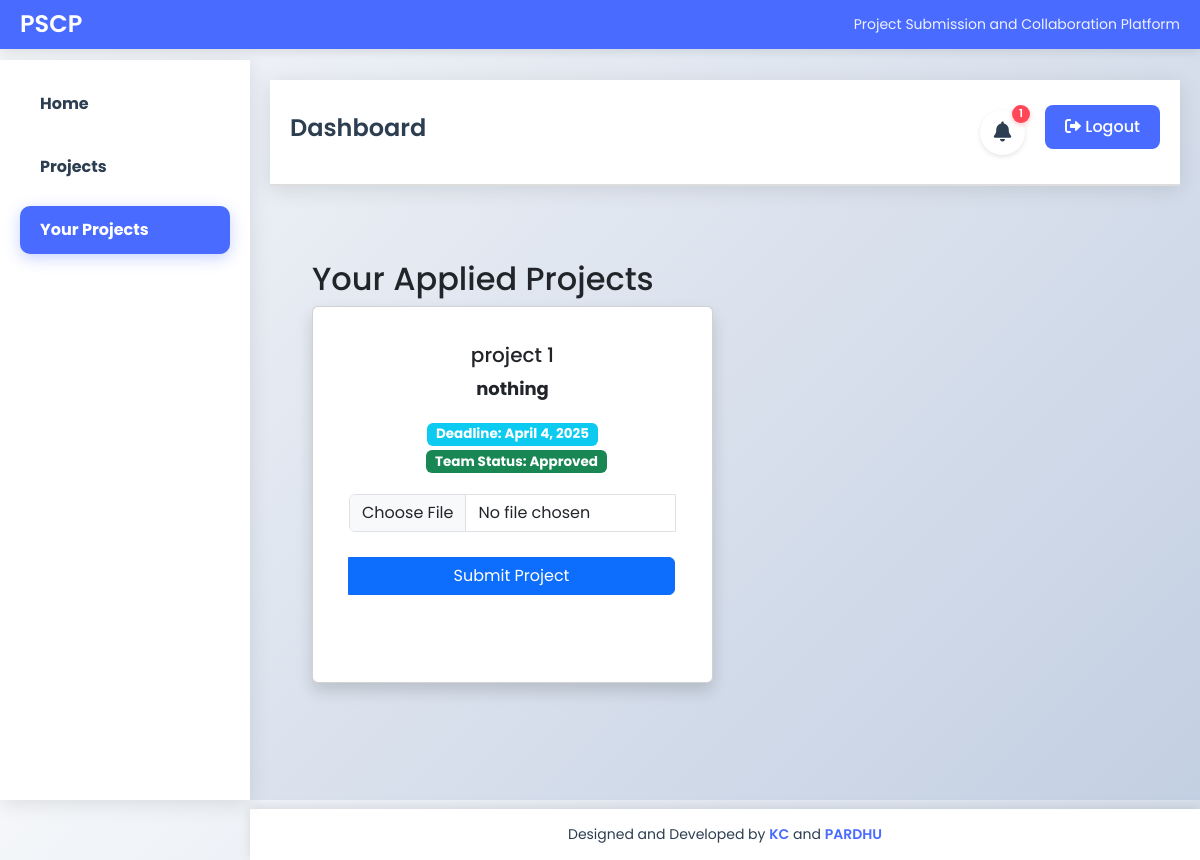
The page /project/your-projects/ (signed in) on the database as committed earlier.
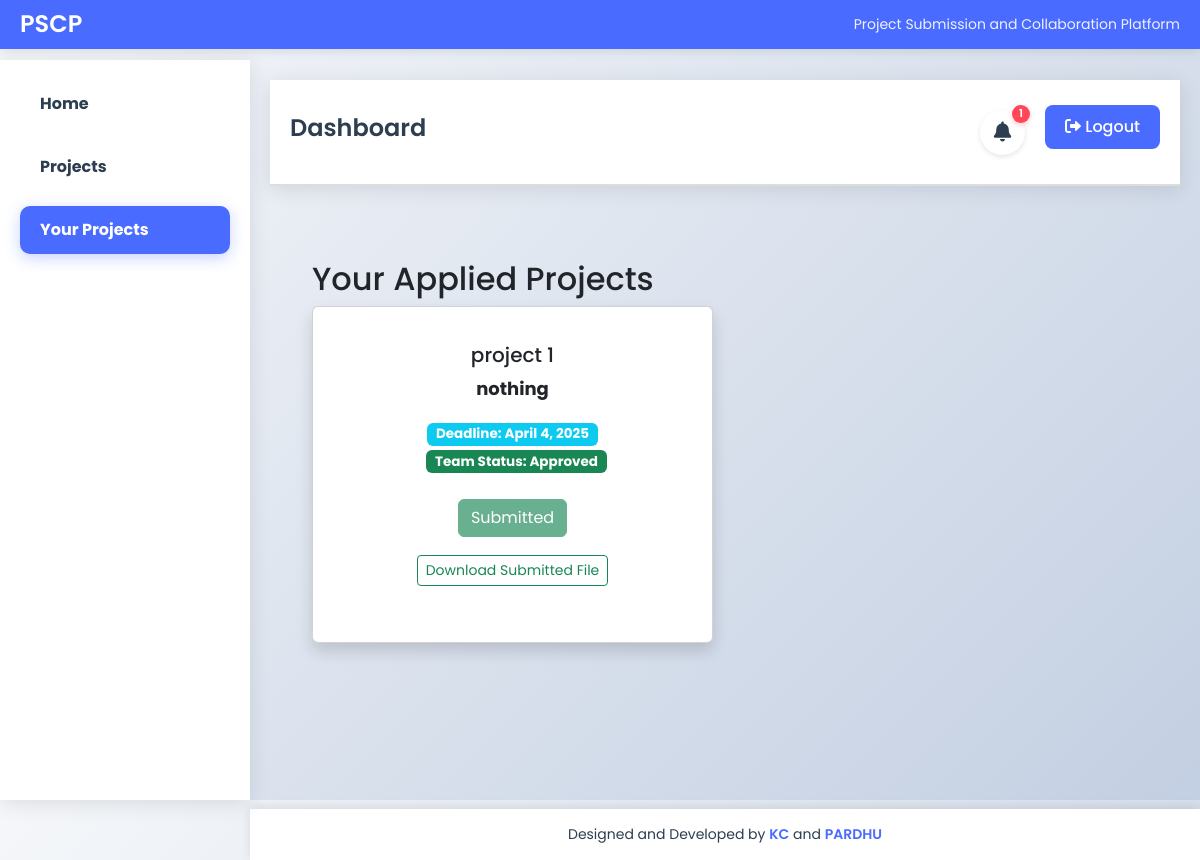
The same page on the database as committed later.
### project/models.py (models this page shows, shortened)
class Project(models.Model):
    title = models.CharField(max_length=255)
    description = models.TextField()
    deadline = models.DateField()
    created_by = models.ForeignKey(User, on_delete=models.CASCADE)  # Links project to the teacher who created it
    file = models.FileField(upload_to="project_files/", null=True, blank=True)  # File submission
    score = models.IntegerField(null=True, blank=True)  # Score (only if file is uploaded)
    is_submitted = models.BooleanField(default=False)
    is_deleted = models.BooleanField(default=False)  # New field to track deleted projects
    created_at = models.DateTimeField(auto_now_add=True)  # Timestamp

### project/views.py (the view)
# urls.py: path('your-projects/', views.your_projects, name='your_projects'),
@login_required
def your_projects(request):
    user_teams = Team.objects.filter(members=request.user)
    projects = Project.objects.filter(teams__in=user_teams).distinct()
    project_teams = {project.id: project.teams.filter(members=request.user).first()
                    for project in projects}
    return render(request, "your_projects.html", {
        "projects": projects,
        "project_teams": project_teams
    })

### project/templatetags/project_extras.py (called while the page is built)
@register.filter
def get_item(dictionary, key):
    return dictionary.get(key, None)

### project/templates/your_projects.html (shortened to what this page needs)
{% extends "base.html" %}
{% load project_extras %}
{% block sidebar %}
    <nav>
        <a href="{% url 'student_dashboard'%}" >Home</a>
        <a href="{% url 'project:student_projects' %}" >Projects</a>
        <a href="{% url 'project:your_projects' %}" class="active">Your Projects</a>
    </nav>
{% endblock %}
{% block content %}
<div class="container mt-4">
    <h2>Your Applied Projects</h2>
    {% if projects %}
    <div class="row row-cols-1 row-cols-md-2 g-4">
        {% for project in projects %}
        <div class="col">
            <div class="card h-100 shadow">
                <div class="card-body">
                    <h5 class="card-title">{{ project.title }}</h5>
                    <p class="card-text">{{ project.description }}</p>
                    <div class="mb-3">
                        <span class="badge bg-info">Deadline: {{ project.deadline }}</span>
                        {% with team=project_teams|get_item:project.id %}
                          {% if team %}
                            <span class="badge bg-success ms-2">Team Status: {{ team.status }}</span>
                          {% else %}
                            <span class="badge bg-warning ms-2">Status: Not in team</span>
                          {% endif %}
                        {% endwith %}
                    </div>
                    {% if not project.is_submitted %}
                    <form method="post" action="{% url 'project:submit_project_file' project.id %}" enctype="multipart/form-data">
                        <div class="input-group mb-3">
                            <input type="file" class="form-control" name="project_file" required>
                            <button class="btn btn-primary" type="submit">
                                Submit Project
                            </button>
                        </div>
                    </form>
                    {% else %}
                    <button class="btn btn-success" disabled>Submitted</button>
                    {% endif %}
                    {% if project.file %}
                    <div class="mt-2">
                        <a href="{{ project.file.url }}" class="btn btn-outline-success btn-sm" download>
                            Download Submitted File
                        </a>
                    </div>
                    {% endif %}
                </div>
            </div>
        </div>
        {% endfor %}
    </div>
    {% else %}
    <div class="alert alert-info mt-3">
        You haven't applied to any projects yet.
    </div>
    {% endif %}
</div>
{% endblock %}

Rows that differ between the two databases and show on the page:
changed Project "project 1": is_submitted "Submit Project" → "Submitted"; now shows "Download Submitted File"
